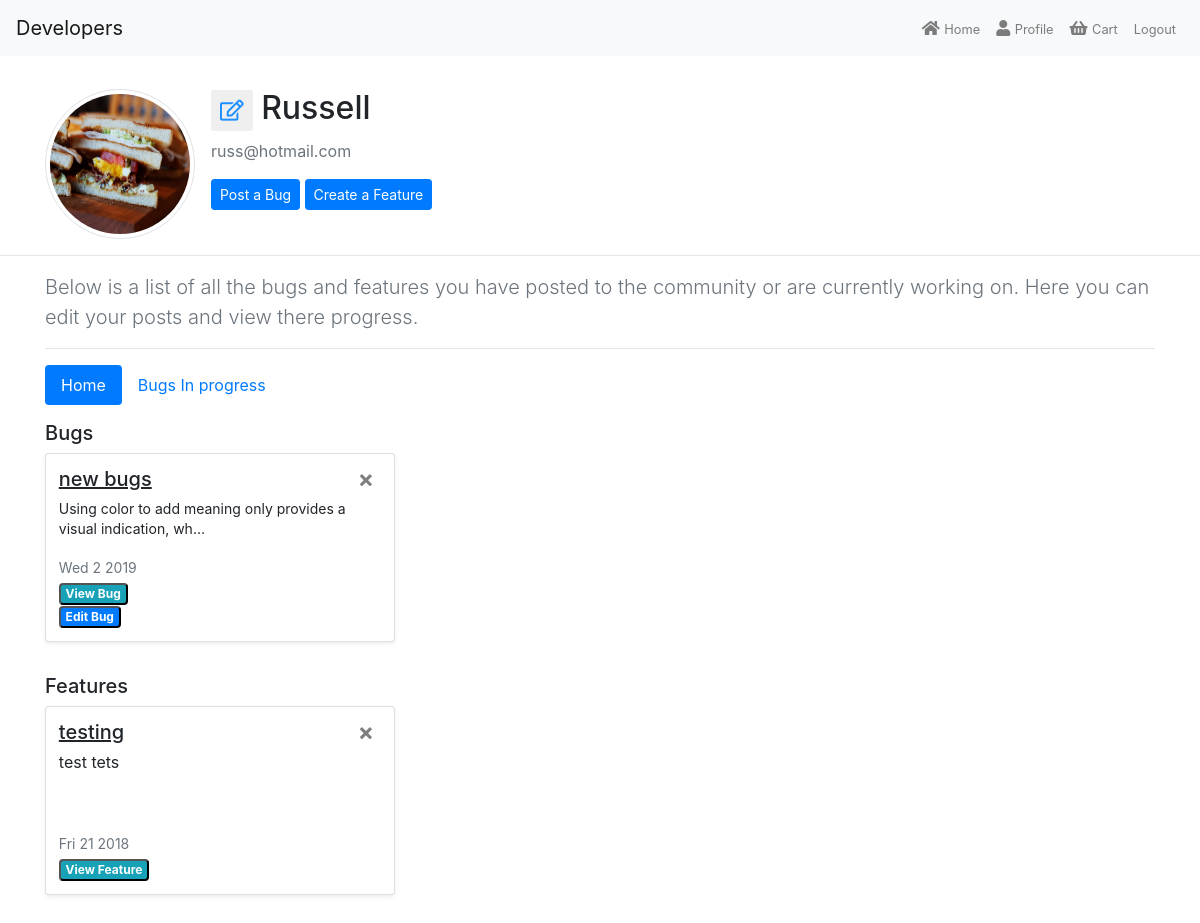
Page /users/profile/ (signed in) on the committed database.
### users/models.py (models this page shows, shortened)
class Profile(models.Model):
    user = models.OneToOneField(User, on_delete=models.CASCADE)
    image = models.ImageField(default="default.jpg",
                               upload_to="profile_images")

### bug/models.py (models this page shows, shortened)
class Bug(models.Model):
    app_choices = [
         ("Doing", "Doing"),
         ("Done", "Done")
     ]
    title = models.CharField(max_length=100)
    description = models.TextField()
    created_date = models.DateTimeField(default=timezone.now)
    views = models.IntegerField(default=0)
    upvotes = models.IntegerField(default=0)
    price = models.DecimalField(max_digits=6, decimal_places=2, default=0)
    author = models.ForeignKey(User, on_delete=models.CASCADE)
    assigned = models.CharField(max_length=100, default="")
    status = models.CharField(max_length=10, choices=app_choices, default="Todo")

### feature/models.py (models this page shows, shortened)
class Feature(models.Model):
    title = models.CharField(max_length=100)
    description = models.TextField()
    created_date = models.DateTimeField(default=timezone.now)
    views = models.IntegerField(default=0)
    upvotes = models.IntegerField(default=0)
    price = models.DecimalField(max_digits=6, decimal_places=2, default=1.99)
    author = models.ForeignKey(User, on_delete=models.CASCADE)

### users/views.py (the view)
# urls.py: url(r'profile/', profile, name="profile"),
@login_required
def profile(request):
    if request.method == "POST":
        User_profile = UpdateProfile(request.POST, instance=request.user)
        User_image = UpdateImage(request.POST,
                                  request.FILES,
                                  instance=request.user.profile)
        if User_profile.is_valid() and User_image.is_valid():
            User_image.save()
            User_profile.save()
            messages.success(request, "Your account has been updated!")
            return redirect("profile")
    else:
        User_profile = UpdateProfile(instance=request.user)
        User_image = UpdateImage(instance=request.user.profile)
        ProfileBug = Bug.objects.filter(author=request.user)
        BugsAssigned = Bug.objects.filter(assigned=request.user)
        ProfileFeature = Feature.objects.filter(author=request.user)
    context = {
        "User_profile": User_profile,
        "User_image": User_image,
        "AssignedBug": BugsAssigned,
        "ProfileBug": ProfileBug,
        "ProfileFeature": ProfileFeature,
    }
    return render(request, "profile.html", context)

### users/templates/profile.html (shortened to what this page needs)
{% extends "base.html" %}
{% load crispy_forms_tags %}
{% block content %}
<div class="container">
    <div class="content-section mt-3">
        <div class="media">
            <img class="rounded-circle account-img img-thumbnail mr-3" src="{{ user.profile.image.url }}">
            <div class="media-body">
                <h2 class="account-heading">
                    <button type="button" id="profile-edit" class="btn btn-wa btn-sm"
                        data-toggle="collapse" data-target="#collapseProfile" aria-expanded="false" aria-controls="collapseProfile">
                        <span style="font-size: 1.5em; color: Dodgerblue;">
                            <i class="far fa-edit"></i>
                        </span>
                    </button>
                    {{ user.username|capfirst }}
                </h2>
                <p class="text-secondary">
                    {{ user.email }}
                </p>
                <a class="btn btn-primary btn-sm" href="{% url 'create_bug' %}" role="button">
                    Post a Bug
                </a>
                <a class="btn btn-primary btn-sm" href="{% url 'create_feature' %}">
                    Create a Feature
                </a>
            </div>
        </div>
    </div>
</div>
<hr>
<div class="container">
    <p class="lead text-muted mt-3">
        Below is a list of all the bugs and features you have posted to the community or are currently working on. Here you can edit your posts and view there progress.
    </p>
    <hr>
    <ul class="nav nav-pills mb-3" id="pills-tab" role="tablist">
        <li class="nav-item">
            <a class="nav-link active" id="pills-home-tab" data-toggle="pill" href="#pills-home" role="tab" aria-controls="pills-home" aria-selected="true">Home</a>
        </li>
        <li class="nav-item">
            <a class="nav-link" id="pills-profile-tab" data-toggle="pill" href="#pills-profile" role="tab" aria-controls="pills-profile" aria-selected="false">Bugs In progress</a>
        </li>
    </ul>
    <div class="tab-content" id="pills-tabContent">
        <div class="tab-pane fade show active" id="pills-home" role="tabpanel" aria-labelledby="pills-home-tab">
            <h5>Bugs</h5>
            {% if ProfileBug %}
                <div class="row mb-2">
                    {% for bug in ProfileBug %}
                        <div class="col-md-4">
                            <div class="card flex-md-row mb-4 shadow-sm h-md-250 card-display">
                                <div class="card-body d-flex flex-column align-items-start">
                                    <h5 class="post-title">
                                        {{ bug.title }}
                                    </h5>
                                    <a href="{% url 'delete_bug' bug.id %}">
                                        <button type="button" class="close right-corner" aria-label="Close">
                                            <span aria-hidden="true">
                                                &times;
                                            </span>
                                        </button>
                                    </a>
                                    <p class="card-text mb-auto post-text">
                                        {{ bug.description|truncatechars:65 }}
                                    </p>
                                    <div class="mb-1 text-muted post-date">
                                        {{ bug.created_date| date:"D j Y " }}
                                    </div>
                                    <a href="{% url 'preview_bug' bug.id %}">
                                        <button type="button" class="badge badge-info">
                                            View Bug
                                        </button>
                                    </a>
                                    <a href="{% url 'edit_bug' bug.id %}">
                                        <button type="button" class="badge badge-primary">
                                            Edit Bug
                                        </button>
                                    </a>
                                </div>
                            </div>
                        </div>
                    {% endfor %}
                </div>
            {% endif %}
            {% if ProfileFeature %}
                <h5>Features</h5>
                    <div class="row mb-2">
                        {% for feature in ProfileFeature %}
                            <div class="col-md-4">
                                <div class="card flex-md-row mb-4 shadow-sm h-md-250 card-display">
                                    <div class="card-body d-flex flex-column align-items-start">
                                        <a href="{% url 'delete_feature' feature.id %}">
                                            <button type="button" class="close right-corner" aria-label="Close">
                                                <span aria-hidden="true">
                                                    &times;
                                                </span>
                                            </button>
                                        </a>
                                        <h5 class="post-title">
                                            {{ feature.title }}
                                        </h5>
                                        <p class="card-text mb-auto ppst-text">
                                            {{ feature.description|truncatechars:50 }}
                                        </p>
                                        <div class="mb-1 text-muted post-date">
                                            {{ feature.created_date| date:"D j Y " }}
                                        </div>
                                        <a href="{% url 'preview_feature' feature.id %}">
                                            <button type="button" class="badge badge-info">
                                                View Feature
                                            </button>
                                        </a>
                                    </div>
                                </div>
                            </div>
                        {% endfor %}
                    </div>
            {% endif %}
        </div>
    </div>
</div>
{% endblock %}

### static/css/styles.css (style rules this page uses)
body { padding: 0; margin: 0; }
.account-img { width: 150px !important; height: 150px !important; }
.post-title { text-decoration: underline; }
.post-date { font-size: 14px; }
.post-text { font-size: 14px; }
.card-body { line-height: 20px; padding: .8rem; height: 187px; }
.right-corner { position: absolute; top: 13px; right: 20px; }

### rows in the picture
Bug: title "new bugs", description "Using color to add meaning only provides a visual indication, wh…", created_date "Wed 2 2019"
Feature: title "testing", description "test tets", created_date "Fri 21 2018"

### other values in the picture
{{ user.username|capfirst }} "Russell"
{{ user.email }} "russ@hotmail.com"
